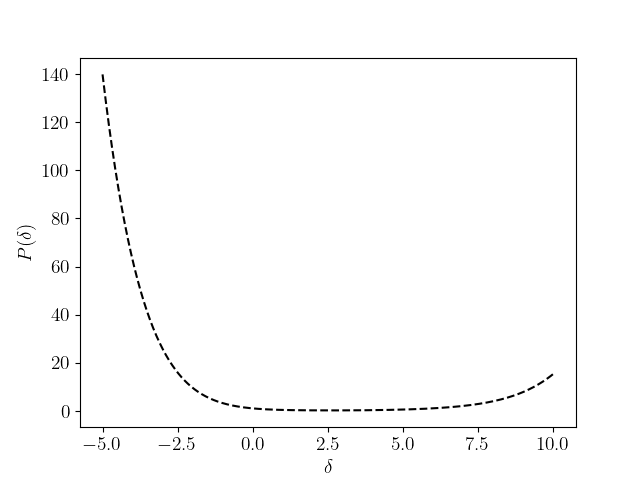

Reproduce this figure in Python.
import numpy as np
import matplotlib
matplotlib.use('TkAgg')
from matplotlib import rc
import matplotlib.pyplot as plt
x = np.linspace(-5, 10, 1000)
y1 = (9.741*(10**(-7))*(x**8))-(0.4*(10**(-4))*(x**7))+(0.8*(10**(-3))*(x**6))-(0.009*(x**5))+(0.062*(x**4))-(0.262*(x**3))+(0.704*(x**2))-(1.142*x)+1
plt.clf()  # Ensures a clean plotting canvas.
plt.rc('text', usetex=True)
plt.rc('figure', figsize=(1920, 1080))
plt.rc('font', family='serif', serif=['Computer Modern Roman'], size=14)
plt.ylabel("$P(\delta)$")
plt.xlabel("$\delta$")
plt.plot(x, y1, "k--")
plt.legend(loc='upper right', frameon=False, handlelength=3)
plt.savefig('1.pdf', format="pdf")
plt.savefig('1.png', format="png")
